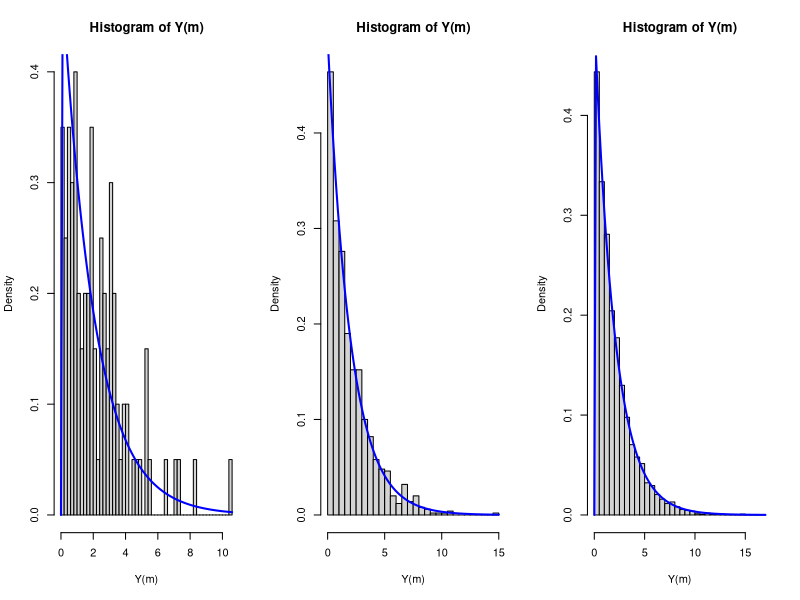

R code for this plot:
# X1, X2 ~ N(0,1)
# Y = (X1)^2 + (X2)^2

m = 0
s = 1
MauY <- function(){
  X1 <- rnorm(1,m,s)
  X2 <- rnorm(1,m,s)
  Y = (X1)^2 + (X2)^2
  return(Y)
}

Y <- function(n){
  replicate(n,MauY())
}

draw <- function(m){
  hist(Y(m),freq=0,breaks=40)
  curve(dchisq(x,2),col="blue",lty=1,lwd=2,add=TRUE)
}

par(mfrow = c(1,3))
draw(100)
draw(1000)
draw(10000)
